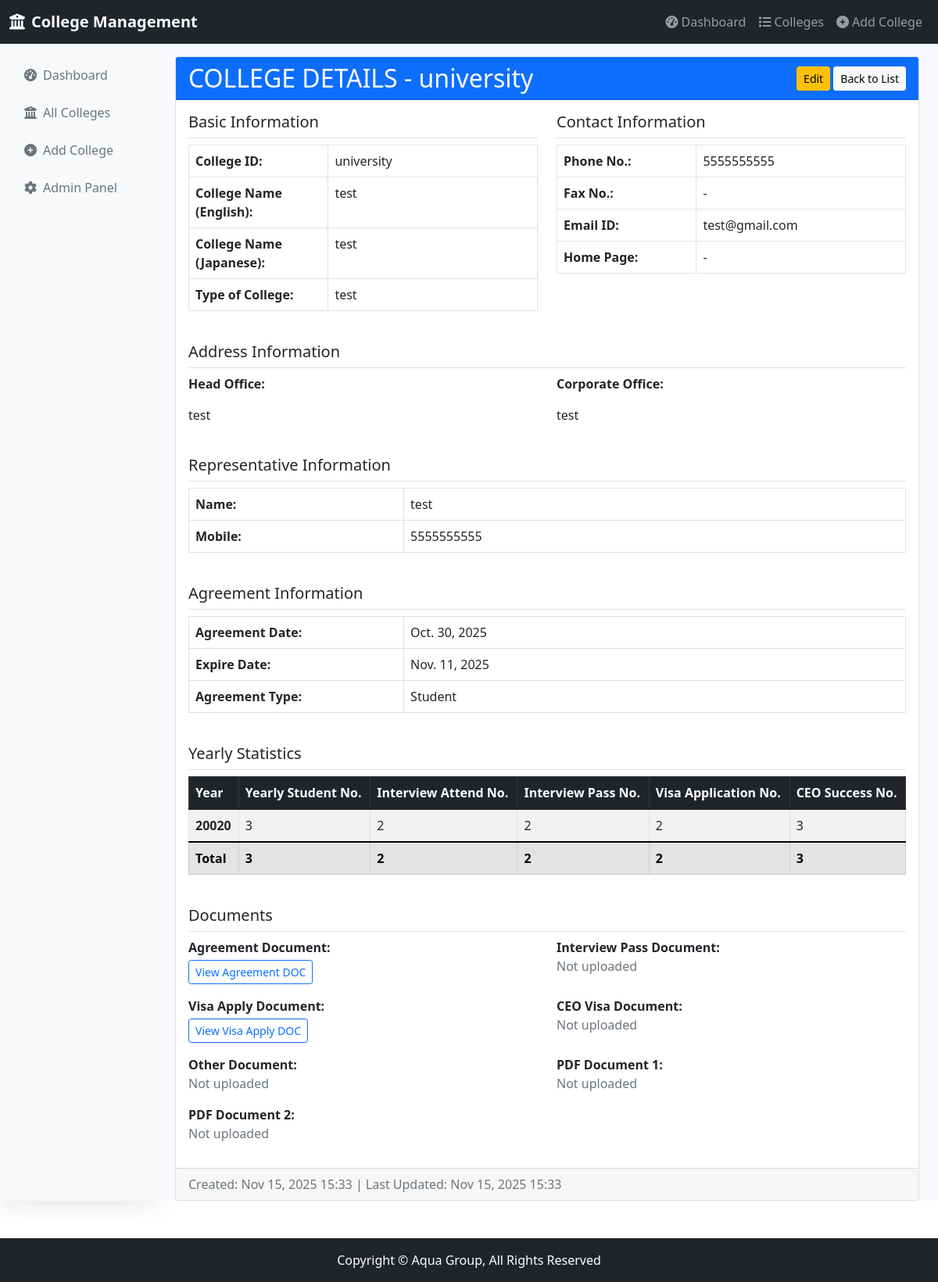
/company/colleges/1/, run on the app's committed database.
### company/models.py (models this page shows, shortened)
class College(models.Model):
    AGREEMENT_TYPES = [
        ('student', 'Student'),
        ('other', 'Other'),
    ]
    college_id = models.CharField(max_length=50, unique=True, verbose_name="College ID")
    college_name_english = models.CharField(max_length=255, verbose_name="College Name (English)")
    college_name_japanese = models.CharField(max_length=255, blank=True, verbose_name="College Name (Japanese)")
    phone_no = models.CharField(max_length=20, blank=True, verbose_name="Phone No.")
    fax_no = models.CharField(max_length=20, blank=True, verbose_name="Fax No.")
    email = models.EmailField(verbose_name="College Email ID")
    website = models.URLField(blank=True, verbose_name="Home Page")
    head_office_address = models.TextField(verbose_name="Head Office Address")
    corporate_office_address = models.TextField(blank=True, verbose_name="Corporate Office Address")
    representative_name = models.CharField(max_length=255, verbose_name="Representative Name")
    representative_mobile = models.CharField(max_length=20, verbose_name="Representative Mobile")
    college_type = models.CharField(max_length=255, verbose_name="Type of College")
    agreement_date = models.DateField(verbose_name="Agreement Date")
    expire_date = models.DateField(verbose_name="Expire Date")
    agreement_type = models.CharField(max_length=10, choices=AGREEMENT_TYPES, verbose_name="Agreement Type")
    agreement_doc = models.FileField(upload_to='college_docs/agreements/', blank=True, null=True, verbose_name="Agreement Document")
    interview_pass_doc = models.FileField(upload_to='college_docs/interview_pass/', blank=True, null=True, verbose_name="Interview Pass Document")
    visa_apply_doc = models.FileField(upload_to='college_docs/visa_apply/', blank=True, null=True, verbose_name="Visa Apply Document")
    ceo_visa_doc = models.FileField(upload_to='college_docs/ceo_visa/', blank=True, null=True, verbose_name="CEO Visa Document")
    other_doc = models.FileField(upload_to='college_docs/other/', blank=True, null=True, verbose_name="Other Document")
    pdf_doc_1 = models.FileField(upload_to='college_docs/pdf/', blank=True, null=True, verbose_name="PDF Document 1")
    pdf_doc_2 = models.FileField(upload_to='college_docs/pdf/', blank=True, null=True, verbose_name="PDF Document 2")
    created_at = models.DateTimeField(auto_now_add=True)
    updated_at = models.DateTimeField(auto_now=True)
    class Meta:
        verbose_name = "College"
        verbose_name_plural = "Colleges"

class CollegeYearlyData(models.Model):
    college = models.ForeignKey(College, on_delete=models.CASCADE, related_name='yearly_data')
    year = models.IntegerField(
        validators=[MinValueValidator(2024)],
        verbose_name="Year"
    )
    yearly_student_no = models.PositiveIntegerField(default=0, verbose_name="Yearly Student No.")
    interview_attend_no = models.PositiveIntegerField(default=0, verbose_name="Interview Attend No.")
    interview_pass_no = models.PositiveIntegerField(default=0, verbose_name="Interview Pass No.")
    visa_application_no = models.PositiveIntegerField(default=0, verbose_name="Visa Application No.")
    ceo_success_no = models.PositiveIntegerField(default=0, verbose_name="CEO Success No.")
    class Meta:
        verbose_name = "College Yearly Data"
        verbose_name_plural = "College Yearly Data"
        unique_together = ['college', 'year']
    from django.utils import timezone

### company/views.py (the view)
# urls.py: path('colleges/<int:pk>/', views.CollegeDetailView.as_view(), name='college_detail'),
class CollegeDetailView(DetailView):
    model = College
    template_name = 'dashboards/college_detail.html'
    context_object_name = 'college'
    def get_context_data(self, **kwargs):
        context = super().get_context_data(**kwargs)
        return context

### company/templatetags/custom_filters.py (called while the page is built)
@register.filter
def sum_attr(queryset, attr):
    return sum(getattr(item, attr, 0) for item in queryset)

### templates/dashboards/college_detail.html (shortened to what this page needs)
{% extends 'basethree.html' %}
{% load custom_filters %}
{% block content %}
<div class="card">
    <div class="card-header bg-primary text-white d-flex justify-content-between align-items-center">
        <h2 class="mb-0">COLLEGE DETAILS - {{ college.college_id }}</h2>
        <div>
            <a href="{% url 'company:college_update' college.pk %}" class="btn btn-warning btn-sm">Edit</a>
            <a href="{% url 'company:college_list' %}" class="btn btn-light btn-sm">Back to List</a>
        </div>
    </div>
    <div class="card-body">
        <div class="row mb-4">
            <div class="col-md-6">
                <h5 class="border-bottom pb-2">Basic Information</h5>
                <table class="table table-bordered">
                    <tr>
                        <th width="40%">College ID:</th>
                        <td>{{ college.college_id }}</td>
                    </tr>
                    <tr>
                        <th>College Name (English):</th>
                        <td>{{ college.college_name_english }}</td>
                    </tr>
                    <tr>
                        <th>College Name (Japanese):</th>
                        <td>{{ college.college_name_japanese|default:"-" }}</td>
                    </tr>
                    <tr>
                        <th>Type of College:</th>
                        <td>{{ college.college_type }}</td>
                    </tr>
                </table>
            </div>
            <div class="col-md-6">
                <h5 class="border-bottom pb-2">Contact Information</h5>
                <table class="table table-bordered">
                    <tr>
                        <th width="40%">Phone No.:</th>
                        <td>{{ college.phone_no|default:"-" }}</td>
                    </tr>
                    <tr>
                        <th>Fax No.:</th>
                        <td>{{ college.fax_no|default:"-" }}</td>
                    </tr>
                    <tr>
                        <th>Email ID:</th>
                        <td>{{ college.email }}</td>
                    </tr>
                    <tr>
                        <th>Home Page:</th>
                        <td>
                            {% if college.website %}
                            <a href="{{ college.website }}" target="_blank">{{ college.website }}</a>
                            {% else %}
                            -
                            {% endif %}
                        </td>
                    </tr>
                </table>
            </div>
        </div>
        <div class="row mb-4">
            <div class="col-12">
                <h5 class="border-bottom pb-2">Address Information</h5>
                <div class="row">
                    <div class="col-md-6">
                        <strong>Head Office:</strong>
                        <p class="mt-2">{{ college.head_office_address|linebreaks }}</p>
                    </div>
                    <div class="col-md-6">
                        <strong>Corporate Office:</strong>
                        <p class="mt-2">
                            {% if college.corporate_office_address %}
                                {{ college.corporate_office_address|linebreaks }}
                            {% else %}
                                -
                            {% endif %}
                        </p>
                    </div>
                </div>
            </div>
        </div>
        <div class="row mb-4">
            <div class="col-12">
                <h5 class="border-bottom pb-2">Representative Information</h5>
                <table class="table table-bordered">
                    <tr>
                        <th width="30%">Name:</th>
                        <td>{{ college.representative_name }}</td>
                    </tr>
                    <tr>
                        <th>Mobile:</th>
                        <td>{{ college.representative_mobile }}</td>
                    </tr>
                </table>
            </div>
        </div>
        <div class="row mb-4">
            <div class="col-12">
                <h5 class="border-bottom pb-2">Agreement Information</h5>
                <table class="table table-bordered">
                    <tr>
                        <th width="30%">Agreement Date:</th>
                        <td>{{ college.agreement_date }}</td>
                    </tr>
                    <tr>
                        <th>Expire Date:</th>
                        <td>{{ college.expire_date }}</td>
                    </tr>
                    <tr>
                        <th>Agreement Type:</th>
                        <td>{{ college.get_agreement_type_display }}</td>
                    </tr>
                </table>
            </div>
        </div>
        <div class="row mb-4">
            <div class="col-12">
                <h5 class="border-bottom pb-2">Yearly Statistics</h5>
                <div class="table-responsive">
                    <table class="table table-bordered table-striped">
                        <thead class="table-dark">
                            <tr>
                                <th>Year</th>
                                <th>Yearly Student No.</th>
                                <th>Interview Attend No.</th>
                                <th>Interview Pass No.</th>
                                <th>Visa Application No.</th>
                                <th>CEO Success No.</th>
                            </tr>
                        </thead>
                        <tbody>
                            {% for yearly_data in college.yearly_data.all %}
                            <tr>
                                <td><strong>{{ yearly_data.year }}</strong></td>
                                <td>{{ yearly_data.yearly_student_no }}</td>
                                <td>{{ yearly_data.interview_attend_no }}</td>
                                <td>{{ yearly_data.interview_pass_no }}</td>
                                <td>{{ yearly_data.visa_application_no }}</td>
                                <td>{{ yearly_data.ceo_success_no }}</td>
                            </tr>
                            {% empty %}
                            <tr>
                                <td colspan="6" class="text-center text-muted">No yearly data available</td>
                            </tr>
                            {% endfor %}
                        </tbody>
                        {% if college.yearly_data.all %}
                        <tfoot class="table-secondary">
                            <tr>
                                <td><strong>Total</strong></td>
                                <td><strong>
                                    {% with total_students=0 %}
                                        {{ college.yearly_data.all|sum_attr:"yearly_student_no" }}
                                    {% endwith %}
                                </strong></td>
                                <td><strong>{{ college.yearly_data.all|sum_attr:"interview_attend_no" }}</strong></td>
                                <td><strong>{{ college.yearly_data.all|sum_attr:"interview_pass_no" }}</strong></td>
                                <td><strong>{{ college.yearly_data.all|sum_attr:"visa_application_no" }}</strong></td>
                                <td><strong>{{ college.yearly_data.all|sum_attr:"ceo_success_no" }}</strong></td>
                            </tr>
                        </tfoot>
                        {% endif %}
                    </table>
                </div>
            </div>
        </div>
        <div class="row">
            <div class="col-12">
                <h5 class="border-bottom pb-2">Documents</h5>
                <div class="row">
                    <div class="col-md-6 mb-3">
                        <strong>Agreement Document:</strong><br>
                        {% if college.agreement_doc %}
                        <a href="{{ college.agreement_doc.url }}" target="_blank" class="btn btn-outline-primary btn-sm mt-1">View Agreement DOC</a>
                        {% else %}
                        <span class="text-muted">Not uploaded</span>
                        {% endif %}
                    </div>
                    <div class="col-md-6 mb-3">
                        <strong>Interview Pass Document:</strong><br>
                        {% if college.interview_pass_doc %}
                        <a href="{{ college.interview_pass_doc.url }}" target="_blank" class="btn btn-outline-primary btn-sm mt-1">View Interview Pass DOC</a>
                        {% else %}
                        <span class="text-muted">Not uploaded</span>
                        {% endif %}
                    </div>
                    <div class="col-md-6 mb-3">
                        <strong>Visa Apply Document:</strong><br>
                        {% if college.visa_apply_doc %}
                        <a href="{{ college.visa_apply_doc.url }}" target="_blank" class="btn btn-outline-primary btn-sm mt-1">View Visa Apply DOC</a>
                        {% else %}
                        <span class="text-muted">Not uploaded</span>
                        {% endif %}
                    </div>
                    <div class="col-md-6 mb-3">
                        <strong>CEO Visa Document:</strong><br>
                        {% if college.ceo_visa_doc %}
                        <a href="{{ college.ceo_visa_doc.url }}" target="_blank" class="btn btn-outline-primary btn-sm mt-1">View CEO Visa DOC</a>
                        {% else %}
                        <span class="text-muted">Not uploaded</span>
                        {% endif %}
                    </div>
                    <div class="col-md-6 mb-3">
                        <strong>Other Document:</strong><br>
                        {% if college.other_doc %}
                        <a href="{{ college.other_doc.url }}" target="_blank" class="btn btn-outline-primary btn-sm mt-1">View Other DOC</a>
                        {% else %}
                        <span class="text-muted">Not uploaded</span>
                        {% endif %}
                    </div>
                    <div class="col-md-6 mb-3">
                        <strong>PDF Document 1:</strong><br>
                        {% if college.pdf_doc_1 %}
                        <a href="{{ college.pdf_doc_1.url }}" target="_blank" class="btn btn-outline-primary btn-sm mt-1">View PDF DOC 1</a>
                        {% else %}
                        <span class="text-muted">Not uploaded</span>
                        {% endif %}
                    </div>
                    <div class="col-md-6 mb-3">
                        <strong>PDF Document 2:</strong><br>
                        {% if college.pdf_doc_2 %}
                        <a href="{{ college.pdf_doc_2.url }}" target="_blank" class="btn btn-outline-primary btn-sm mt-1">View PDF DOC 2</a>
                        {% else %}
                        <span class="text-muted">Not uploaded</span>
                        {% endif %}
                    </div>
                </div>
            </div>
        </div>
    </div>
    <div class="card-footer text-muted">
        Created: {{ college.created_at|date:"M d, Y H:i" }} | Last Updated: {{ college.updated_at|date:"M d, Y H:i" }}
    </div>
</div>
{% endblock %}

### data on the page
College: college_id "university", college_name_english "test", college_name_japanese "test", college_type "test", phone_no "5555555555", fax_no "-", email "test@gmail.com", head_office_address "test", corporate_office_address "test", representative_name "test", representative_mobile "5555555555", agreement_date "Oct. 30, 2025", expire_date "Nov. 11, 2025", agreement_type "Student", yearly_data.all|sum_attr "3", yearly_data.all|sum_attr "2", created_at "Nov 15, 2025 15:33", updated_at "Nov 15, 2025 15:33"
CollegeYearlyData: year "20020", yearly_student_no "3", interview_attend_no "2", interview_pass_no "2", visa_application_no "2", ceo_success_no "3"
